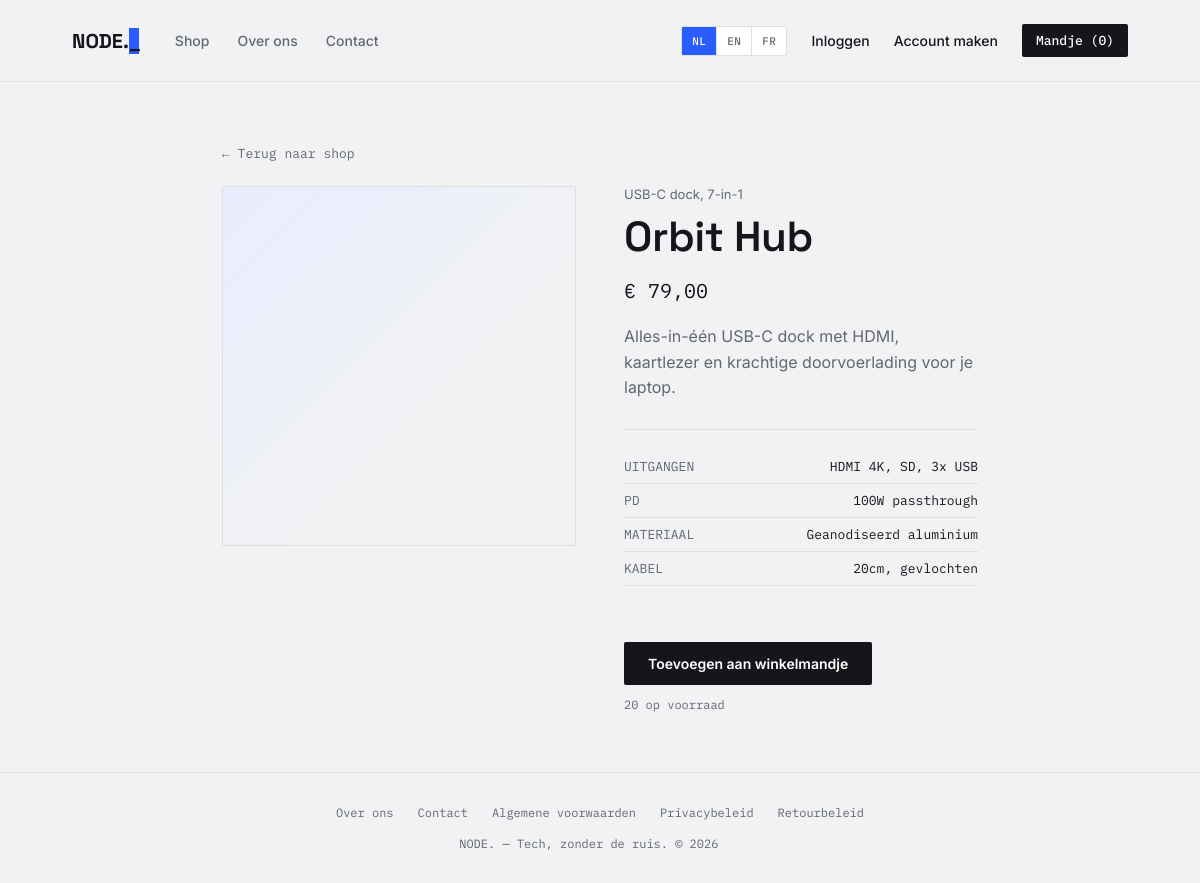
The app's page /product/4 with its own data.
### models.py (models this page shows)
class Product(db.Model):
    id = db.Column(db.Integer, primary_key=True)
    name = db.Column(db.String(150), nullable=False)
    category = db.Column(db.String(100), nullable=False)
    price = db.Column(db.Float, nullable=False)
    description = db.Column(db.Text, nullable=False, default="")
    stock = db.Column(db.Integer, nullable=False, default=10)
    spec1_label = db.Column(db.String(50), default="")
    spec1_value = db.Column(db.String(100), default="")
    spec2_label = db.Column(db.String(50), default="")
    spec2_value = db.Column(db.String(100), default="")
    spec3_label = db.Column(db.String(50), default="")
    spec3_value = db.Column(db.String(100), default="")
    spec4_label = db.Column(db.String(50), default="")
    spec4_value = db.Column(db.String(100), default="")
    @property
    def specs(self):
        pairs = [
            (self.spec1_label, self.spec1_value),
            (self.spec2_label, self.spec2_value),
            (self.spec3_label, self.spec3_value),
            (self.spec4_label, self.spec4_value),
        ]
        return [(l, v) for l, v in pairs if l]

### app.py (the view)
@app.route("/product/<int:product_id>")
def product_detail(product_id):
    product = db.session.get(Product, product_id)
    if not product:
        flash(translate("product_not_found", current_language()))
        return redirect(url_for("home"))
    return render_template("product.html", product=product)

### app.py (called while the page is built)
def current_language():
    return session.get("lang", DEFAULT_LANGUAGE)

@app.context_processor
def inject_translations():
    lang = current_language()
    return {
        "t": lambda key, **kw: translate(key, lang, **kw),
        "current_lang": lang,
        "languages": LANGUAGES,
    }

@app.before_request
def block_visitors():
    if not COMING_SOON:
        return None
    if session.get("preview"):
        return None
    if request.endpoint in ("preview", "static"):
        return None
    return render_template("coming_soon.html"), 503

def get_cart():
    return session.get("cart", {})

@app.context_processor
def inject_cart_count():
    cart = get_cart()
    count = sum(cart.values())
    return {"cart_count": count}

### translations.py (called while the page is built)
def translate(key, lang, **kwargs):
    table = TRANSLATIONS.get(lang) or TRANSLATIONS[DEFAULT_LANGUAGE]
    text = table.get(key) or TRANSLATIONS[DEFAULT_LANGUAGE].get(key) or key
    if kwargs:
        try:
            text = text.format(**kwargs)
        except (KeyError, IndexError):
            pass
    return text

### templates/product.html (shortened to what this page needs)
{% extends "base.html" %}
{% block content %}
<div class="container" style="max-width:900px;">
  <a href="{{ url_for('home') }}" style="font-family:var(--mono); font-size:13px; color:var(--ink-soft);">&larr; Terug naar shop</a>
  <div style="display:grid; grid-template-columns:1fr 1fr; gap:48px; margin-top:24px;">
    <div class="card-glyph" style="height:360px;"></div>
    <div>
      <div class="card-cat" style="margin-bottom:8px;">{{ product.category }}</div>
      <h1 style="margin-bottom:14px;">{{ product.name }}</h1>
      <div style="font-family:var(--mono); font-size:20px; margin-bottom:20px;">€ {{ "%.2f"|format(product.price)|replace(".", ",") }}</div>
      <p style="color:var(--ink-soft); line-height:1.6; margin-bottom:28px;">{{ product.description }}</p>
      {% if product.specs %}
      <div style="border-top:1px solid var(--line); padding-top:20px; margin-bottom:28px;">
        {% for label, value in product.specs %}
        <div style="display:flex; justify-content:space-between; font-family:var(--mono); font-size:13px; padding:8px 0; border-bottom:1px solid var(--line);">
          <span style="color:var(--ink-soft);">{{ label }}</span>
          <span>{{ value }}</span>
        </div>
        {% endfor %}
      </div>
      {% endif %}
      {% if product.stock > 0 %}
      <form method="POST" action="{{ url_for('cart_add', product_id=product.id) }}">
        <button type="submit" class="btn">Toevoegen aan winkelmandje</button>
      </form>
      <p style="font-family:var(--mono); font-size:12px; color:var(--ink-soft); margin-top:12px;">{{ product.stock }} op voorraad</p>
      {% else %}
      <p style="font-family:var(--mono); font-size:13px; color:var(--ink-soft);">Momenteel niet op voorraad</p>
      {% endif %}
    </div>
  </div>
</div>
{% endblock %}

### templates/base.html (style rules this page uses)
:root { --bg:#F1F2F4; --surface:#FFFFFF; --ink:#14161A; --ink-soft:#63676F; --line:#DDDFE3; --accent:#2B5CFF; --accent-soft:#E8EDFF; --mono:'IBM Plex Mono',monospace; --grotesk:'Space Grotesk',sans-serif; --sans:'Inter',sans-serif; }
* { margin:0;padding:0;box-sizing:border-box; }
body { background:var(--bg);color:var(--ink);font-family:var(--sans);-webkit-font-smoothing:antialiased;min-height:100vh;display:flex;flex-direction:column; }
a { color:inherit;text-decoration:none; }
.container { max-width:1100px;margin:0 auto;padding:60px 6vw; }
h1 { font-family:var(--grotesk);font-weight:600;font-size:clamp(28px,4vw,42px);letter-spacing:-0.01em; }
.btn { display:inline-block;background:var(--ink);color:#fff;font-weight:600;font-size:14px;padding:13px 24px;border-radius:2px;border:none;cursor:pointer;transition:background .15s ease;font-family:var(--sans); }
form .btn { margin-top:28px; }
.card-glyph { width:100%;height:120px;border-radius:2px;background:linear-gradient(135deg,var(--accent-soft) 0%,transparent 60%),repeating-linear-gradient(45deg,var(--bg) 0 2px,transparent 2px 14px);border:1px solid var(--line);margin-bottom:18px; }
.card-cat { font-size:13px;color:var(--ink-soft);margin-bottom:14px; }

### records on screen
Product: category "USB-C dock, 7-in-1", name "Orbit Hub", price "79,00", description "Alles-in-één USB-C dock met HDMI, kaartlezer en krachtige doorvoerlading voor je laptop.", spec1_label "UITGANGEN", spec1_value "HDMI 4K, SD, 3x USB", spec2_label "PD", spec2_value "100W passthrough", spec3_label "MATERIAAL", spec3_value "Geanodiseerd aluminium", spec4_label "KABEL", spec4_value "20cm, gevlochten", stock "20"

### other values on screen
{{ t('nav_shop') }} "Shop"
{{ t('nav_about') }} "Over ons"
{{ t('nav_contact') }} "Contact"
{{ code|upper }} "NL" "EN" "FR"
{{ t('nav_login') }} "Inloggen"
{{ t('nav_register') }} "Account maken"
{{ t('nav_cart') }} "Mandje"
{{ cart_count }} "0"
{{ t('footer_terms') }} "Algemene voorwaarden"
{{ t('footer_privacy') }} "Privacybeleid"
{{ t('footer_returns') }} "Retourbeleid"
{{ t('footer_tagline') }} "Tech, zonder de ruis."
